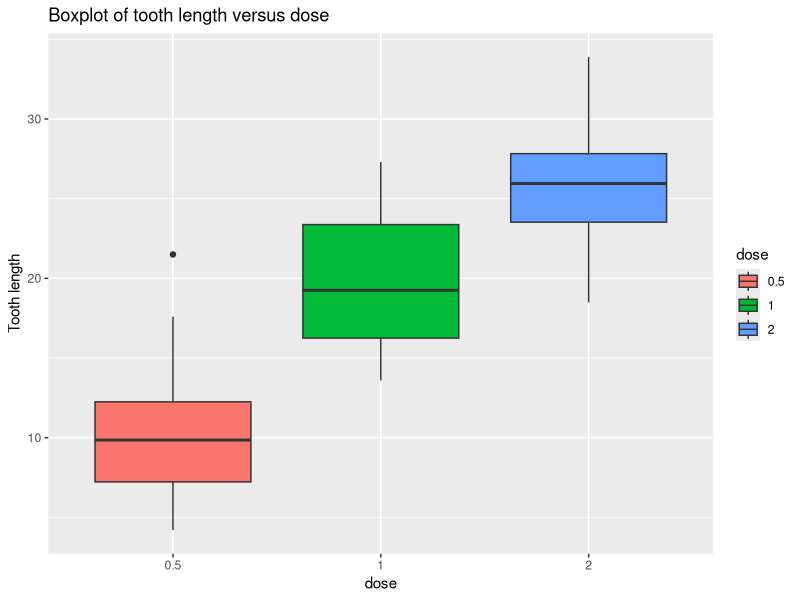
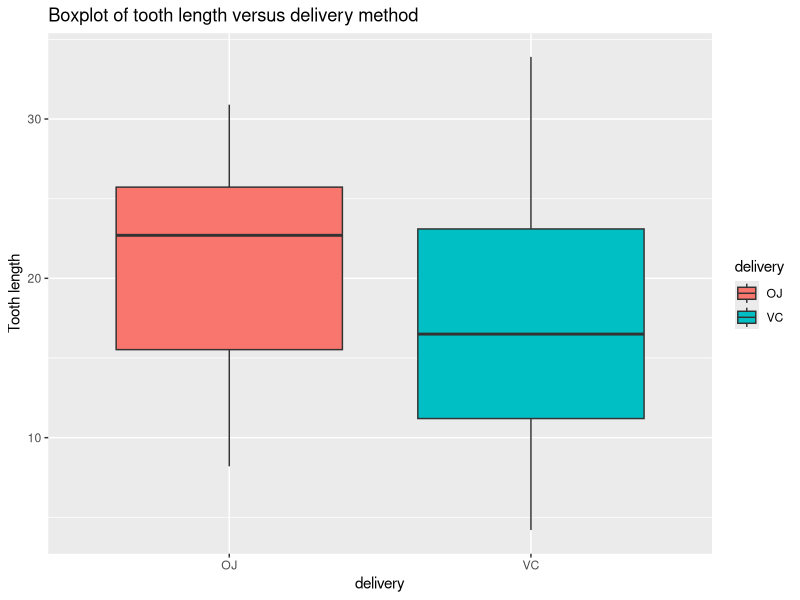
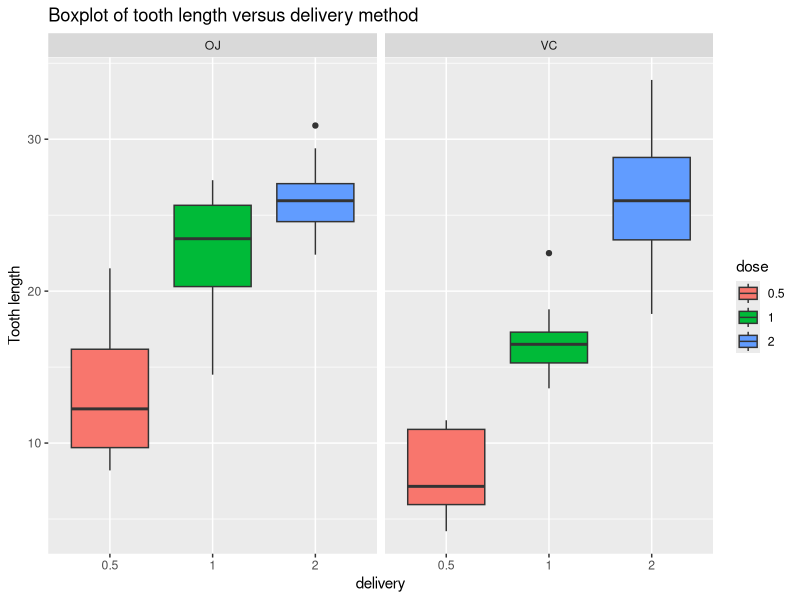

The R source for these figures, in order:
## ---- chunk 1
library(dplyr)
library(ggplot2)
## ---- chunk 2
df <- ToothGrowth
df <- df %>%
    mutate(dose = as.factor(dose)) %>%
	rename(delivery = supp)
str(df)
## ---- chunk 3
ggplot(data=df, aes(x=dose,y=len)) +
    geom_boxplot(aes(fill=dose)) +
    labs(x = "dose",
         y="Tooth length",
         title="Boxplot of tooth length versus dose");
## ---- chunk 4
ggplot(data=df, aes(x=delivery,y=len)) +
    geom_boxplot(aes(fill=delivery)) +
    labs(x = "delivery",
         y="Tooth length",
         title="Boxplot of tooth length versus delivery method");
## ---- chunk 5
ggplot(data=df, aes(x=dose,y=len)) +
    geom_boxplot(aes(fill=dose)) +
    facet_wrap(~ delivery) +
    labs(x = "delivery",
         y="Tooth length",
         title="Boxplot of tooth length versus delivery method");
